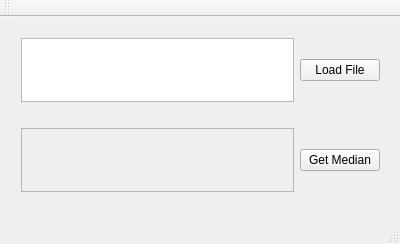
<?xml version="1.0" encoding="UTF-8"?>
<ui version="4.0">
 <class>MainWindow</class>
 <widget class="QMainWindow" name="MainWindow">
  <property name="geometry">
   <rect>
    <x>0</x>
    <y>0</y>
    <width>400</width>
    <height>244</height>
   </rect>
  </property>
  <property name="windowTitle">
   <string>MainWindow</string>
  </property>
  <widget class="QWidget" name="centralWidget">
   <widget class="QWidget" name="horizontalLayoutWidget">
    <property name="geometry">
     <rect>
      <x>10</x>
      <y>10</y>
      <width>381</width>
      <height>86</height>
     </rect>
    </property>
    <layout class="QHBoxLayout" name="horizontalLayout">
     <item>
      <widget class="QTextEdit" name="txtFilename"/>
     </item>
     <item>
      <widget class="QPushButton" name="pushButton">
       <property name="text">
        <string>Load File</string>
       </property>
      </widget>
     </item>
    </layout>
   </widget>
   <widget class="QWidget" name="horizontalLayoutWidget_2">
    <property name="geometry">
     <rect>
      <x>10</x>
      <y>100</y>
      <width>381</width>
      <height>86</height>
     </rect>
    </property>
    <layout class="QHBoxLayout" name="horizontalLayout_2">
     <item>
      <widget class="QTextEdit" name="txtMedian">
       <property name="enabled">
        <bool>false</bool>
       </property>
      </widget>
     </item>
     <item>
      <widget class="QPushButton" name="pushButton_2">
       <property name="text">
        <string>Get Median</string>
       </property>
      </widget>
     </item>
    </layout>
   </widget>
  </widget>
  <widget class="QMenuBar" name="menuBar">
   <property name="geometry">
    <rect>
     <x>0</x>
     <y>0</y>
     <width>400</width>
     <height>26</height>
    </rect>
   </property>
  </widget>
  <widget class="QToolBar" name="mainToolBar">
   <attribute name="toolBarArea">
    <enum>TopToolBarArea</enum>
   </attribute>
   <attribute name="toolBarBreak">
    <bool>false</bool>
   </attribute>
  </widget>
  <widget class="QStatusBar" name="statusBar"/>
 </widget>
 <layoutdefault spacing="6" margin="11"/>
 <resources/>
 <connections/>
</ui>
